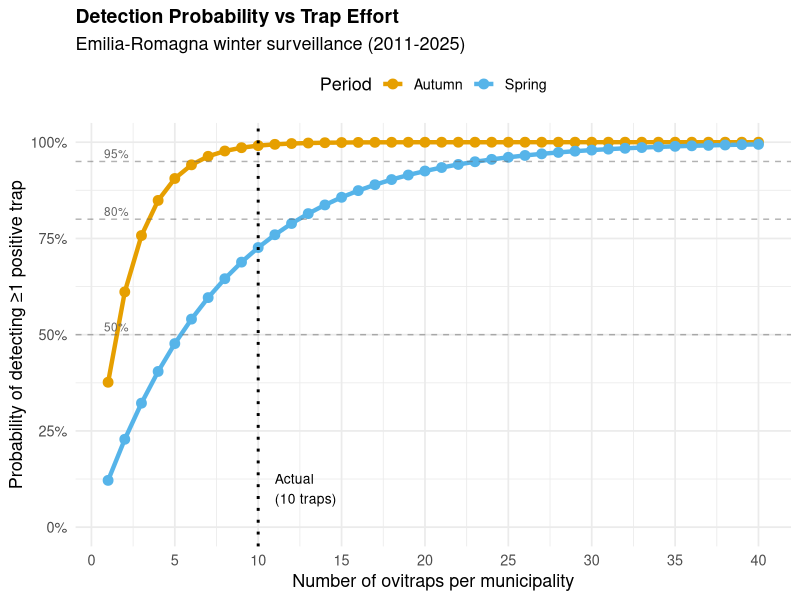
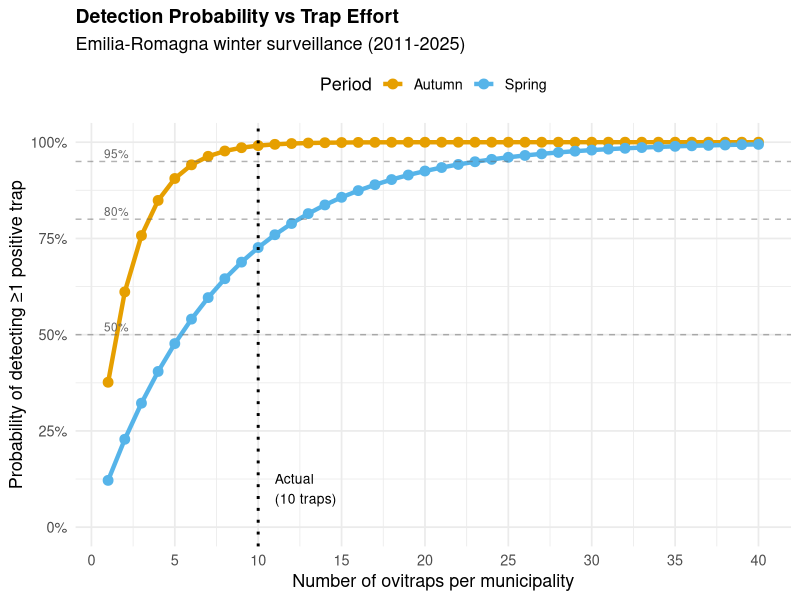

Recreate these plots in R, in order.
# TRAP EFFORT OPTIMIZATION ANALYSIS
# Emilia-Romagna Winter Surveillance (2011-2024)
# Daniele Da Re
# April 2026
library(tidyverse)
library(scales)

# Setup
outdir <- "outputs/emilia_romagna/"
dir.create(outdir, recursive = TRUE, showWarnings = FALSE)

# Load data
df_model <- read.csv("outputs/emilia_romagna/er_gam_calibration_dataset.csv")

# ============================================================================
# 1. EMPIRICAL DETECTION RATES
# ============================================================================

# Summarize trap effort and detection rates by location-year-period
effort_summary <- df_model %>%
  group_by(period, year, loc) %>%
  summarise(
    n_weeks = n(),
    mean_traps = mean(n_ovi),
    mean_positivity = mean(prop.ovi.posi),
    .groups = "drop"
  )

# Overall summary by period
period_summary <- effort_summary %>%
  group_by(period) %>%
  summarise(
    n_observations = n(),
    mean_traps = mean(mean_traps),
    median_traps = median(mean_traps),
    mean_positivity = mean(mean_positivity),
    sd_positivity = sd(mean_positivity),
    .groups = "drop"
  )

print("=== EMPIRICAL DETECTION RATES BY PERIOD ===")
print(period_summary)

write_csv(period_summary, paste0(outdir, "trap_effort_summary_by_period.csv"))

# ============================================================================
# 2. REQUIRED TRAP NUMBERS FOR DETECTION
# ============================================================================

# Vectorized function: Calculate traps needed for desired detection probability
calculate_required_traps <- function(p_positive, target_detection = 0.8) {
  result <- ifelse(
    p_positive <= 0 | p_positive >= 1,
    NA_real_,
    ceiling(log(1 - target_detection) / log(1 - p_positive))
  )
  return(result)
}

# Calculate detection probability for given trap number
calculate_detection_prob <- function(p_positive, n_traps) {
  1 - (1 - p_positive)^n_traps
}

# Calculate required traps for different detection thresholds
detection_requirements <- period_summary %>%
  mutate(
    n_traps_50pct = calculate_required_traps(mean_positivity, 0.50),
    n_traps_80pct = calculate_required_traps(mean_positivity, 0.80),
    n_traps_95pct = calculate_required_traps(mean_positivity, 0.95),
    n_traps_99pct = calculate_required_traps(mean_positivity, 0.99)
  )

print("=== REQUIRED TRAP NUMBERS ===")
print(detection_requirements)

# ============================================================================
# 3. ADEQUACY ASSESSMENT
# ============================================================================

# Assess each location-year-period combination
adequacy_assessment <- effort_summary %>%
  mutate(
    actual_detection_prob = calculate_detection_prob(mean_positivity, mean_traps),
    adequate_80pct = actual_detection_prob >= 0.80,
    adequate_95pct = actual_detection_prob >= 0.95,
    recommended_80pct = calculate_required_traps(mean_positivity, 0.80),
    recommended_95pct = calculate_required_traps(mean_positivity, 0.95)
  )

# Summary by period
adequacy_summary <- adequacy_assessment %>%
  group_by(period) %>%
  summarise(
    n_obs = n(),
    mean_actual_traps = mean(mean_traps),
    pct_adequate_80 = mean(adequate_80pct, na.rm = TRUE) * 100,
    pct_adequate_95 = mean(adequate_95pct, na.rm = TRUE) * 100,
    mean_recommended_80 = mean(recommended_80pct, na.rm = TRUE),
    mean_recommended_95 = mean(recommended_95pct, na.rm = TRUE),
    .groups = "drop"
  )

print("=== ADEQUACY ASSESSMENT ===")
print(adequacy_summary)

write_csv(adequacy_summary, paste0(outdir, "trap_adequacy_summary.csv"))

# ============================================================================
# 4. MANUSCRIPT TABLE
# ============================================================================

manuscript_table <- data.frame(
  Detection_threshold = c("50%", "80%", "95%", "99%"),
  Autumn_traps = c(
    detection_requirements$n_traps_50pct[detection_requirements$period == "Autumn"],
    detection_requirements$n_traps_80pct[detection_requirements$period == "Autumn"],
    detection_requirements$n_traps_95pct[detection_requirements$period == "Autumn"],
    detection_requirements$n_traps_99pct[detection_requirements$period == "Autumn"]
  ),
  Spring_traps = c(
    detection_requirements$n_traps_50pct[detection_requirements$period == "Spring"],
    detection_requirements$n_traps_80pct[detection_requirements$period == "Spring"],
    detection_requirements$n_traps_95pct[detection_requirements$period == "Spring"],
    detection_requirements$n_traps_99pct[detection_requirements$period == "Spring"]
  )
)

manuscript_table <- manuscript_table %>%
  mutate(Actual_ER = 10)  # Add actual deployment column

print("=== MANUSCRIPT TABLE ===")
print(manuscript_table)

write_csv(manuscript_table, paste0(outdir, "table_trap_requirements.csv"))

# ============================================================================
# 5. RAREFACTION CURVE VISUALIZATION
# ============================================================================

# Create grid for rarefaction curves
trap_numbers <- seq(1, 40, by = 1)

rarefaction_data <- expand.grid(
  period = c("Autumn", "Spring"),
  n_traps = trap_numbers,
  stringsAsFactors = FALSE
) %>%
  left_join(
    period_summary %>% select(period, mean_positivity),
    by = "period"
  ) %>%
  mutate(
    detection_prob = calculate_detection_prob(mean_positivity, n_traps)
  )

# Plot rarefaction curves
p_rarefaction <- ggplot(rarefaction_data, aes(x = n_traps, y = detection_prob, color = period)) +
  geom_line(linewidth = 1.5) +
  geom_point(size=3)+
  geom_hline(yintercept = c(0.50, 0.80, 0.95), 
             linetype = "dashed", color = "gray40", alpha = 0.5) +
  geom_vline(xintercept = 10, linetype = "dotted", color = "black", linewidth = 1) +
  annotate("text", x = 11, y = 0.1, label = "Actual\n(10 traps)", 
           hjust = 0, size = 3.5) +
  annotate("text", x = 1.5, y = 0.52, label = "50%", size = 3, color = "gray40") +
  annotate("text", x = 1.5, y = 0.82, label = "80%", size = 3, color = "gray40") +
  annotate("text", x = 1.5, y = 0.97, label = "95%", size = 3, color = "gray40") +
  scale_color_manual(
    values = c("Autumn" = "#E69F00", "Spring" = "#56B4E9"),
    name = "Period"
  ) +
  scale_x_continuous(breaks = seq(0, 40, by = 5)) +
  scale_y_continuous(labels = percent_format(), limits = c(0, 1)) +
  labs(
    title = "Detection Probability vs Trap Effort",
    subtitle = "Emilia-Romagna winter surveillance (2011-2025)",
    x = "Number of ovitraps per municipality",
    y = "Probability of detecting ≥1 positive trap"
  ) +
  theme_minimal(base_size = 13) +
  theme(
    plot.title = element_text(face = "bold", size = 14),
    legend.position = "top"
  )

print(p_rarefaction)

ggsave(paste0(outdir, "fig_rarefaction_trap_effort.png"), p_rarefaction,
       width = 8, height = 6, dpi = 300)

# ============================================================================
# 6. SUMMARY
# ============================================================================

cat("\n========================================\n")
cat("TRAP EFFORT ANALYSIS SUMMARY\n")
cat("========================================\n\n")

cat("OBSERVED POSITIVITY:\n")
cat("Autumn: ", round(period_summary$mean_positivity[1] * 100, 1), "% (SD=", 
    round(period_summary$sd_positivity[1] * 100, 1), "%)\n", sep = "")
cat("Spring: ", round(period_summary$mean_positivity[2] * 100, 1), "% (SD=", 
    round(period_summary$sd_positivity[2] * 100, 1), "%)\n\n", sep = "")

cat("ACTUAL DEPLOYMENT: ", round(period_summary$median_traps[1]), " traps (median)\n\n", sep = "")

cat("REQUIRED FOR 80% DETECTION:\n")
cat("Autumn: ", detection_requirements$n_traps_80pct[1], " traps\n", sep = "")
cat("Spring: ", detection_requirements$n_traps_80pct[2], " traps\n\n", sep = "")

cat("ADEQUACY:\n")
cat("Autumn: ", round(adequacy_summary$pct_adequate_80[1], 1), "% adequate\n", sep = "")
cat("Spring: ", round(adequacy_summary$pct_adequate_80[2], 1), "% adequate\n\n", sep = "")

cat("========================================\n")
